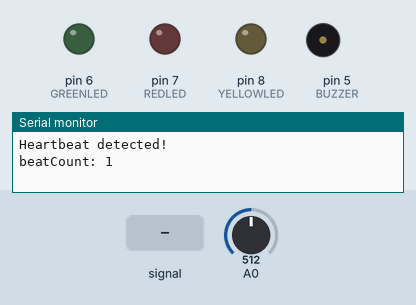
A sketch run on a simulated Arduino Uno, built with avr-gcc and run on an emulated ATmega328P. On the bench: output pins drawn as LEDs (lit = HIGH), buzzer (waves = sounding), the last lines printed to the serial monitor. Inputs (shaded band) come from the test bench; at power-on: A0 = 512.

Above: at 1.2 s.
1.3 s: A0 fed a 200 Hz sine of ±460 counts around its level
At 2.2 s:
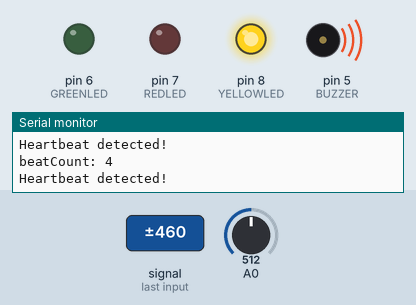
4.3 s: A0 set to 716
At 15.4 s:
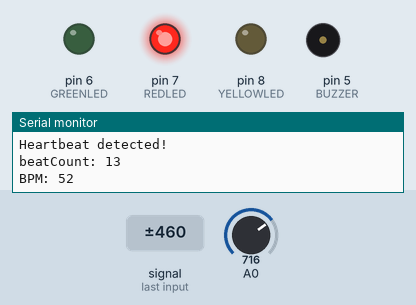
Timing chart, 0 to 33.5 s (numbered marks = the images above; inputs shaded):
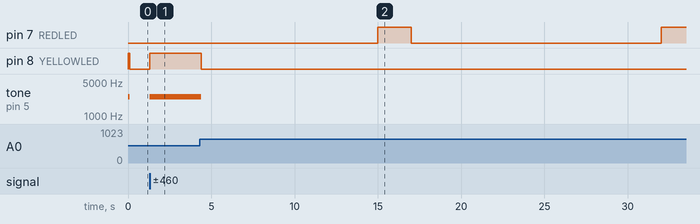

The sketch:

3002Lab_Final.ino
```cpp
#define GREENLED 6
#define REDLED 7
#define BUZZER 5
#define YELLOWLED 8

void setup() {
  pinMode(GREENLED, OUTPUT); //green LED
  pinMode(REDLED, OUTPUT); //red LED
  pinMode(YELLOWLED, OUTPUT);
  pinMode(BUZZER, OUTPUT); //buzzer
  Serial.begin(1200);
}

boolean isBeat;
int beatCount, bpm, ppgValue;
unsigned long millisCount;

void loop() {
  ppgValue = analogRead(A0);
  //Serial.println(ppgValue);
  if (isBeat == 0) { //not at peak
    if (ppgValue > 180) {
      isBeat = 1; //set peak
      beatCount++;
      digitalWrite(YELLOWLED, HIGH);
      tone(BUZZER, 2500);
      Serial.println("Heartbeat detected!");
      Serial.print("beatCount: ");
      Serial.println(beatCount);
      delay(100);
      digitalWrite(YELLOWLED, LOW);
      noTone(BUZZER);
    }
  } else {
    if (ppgValue < 160) {
      isBeat = 0;
    }
  }
  if (millis() - millisCount > 15000) { //15s
    bpm = beatCount * 4; //1 min
    if (bpm >= 60 && bpm <= 100) { //healthy HR: 60 to 100 bpm
      digitalWrite(GREENLED, HIGH); //healthy heart rate
      digitalWrite(REDLED, LOW);
    }
    else {
      digitalWrite(REDLED, HIGH); //unhealthy heart rate
      digitalWrite(GREENLED, LOW);
    }

    beatCount = 0; //reset beatCount
    Serial.print("BPM: ");
    Serial.println(bpm);
    delay(2000);
    digitalWrite(GREENLED, LOW);
    digitalWrite(REDLED, LOW); //reset both LEDs
    millisCount = millis(); //reset millisCount so that start new cycle

  }
  delay(1);
}
```

Measured:
- after the input at 1.3 s, pin 8 (YELLOWLED): LOW → HIGH at once; tone on pin 5 (BUZZER): silent → 2500 Hz at once
